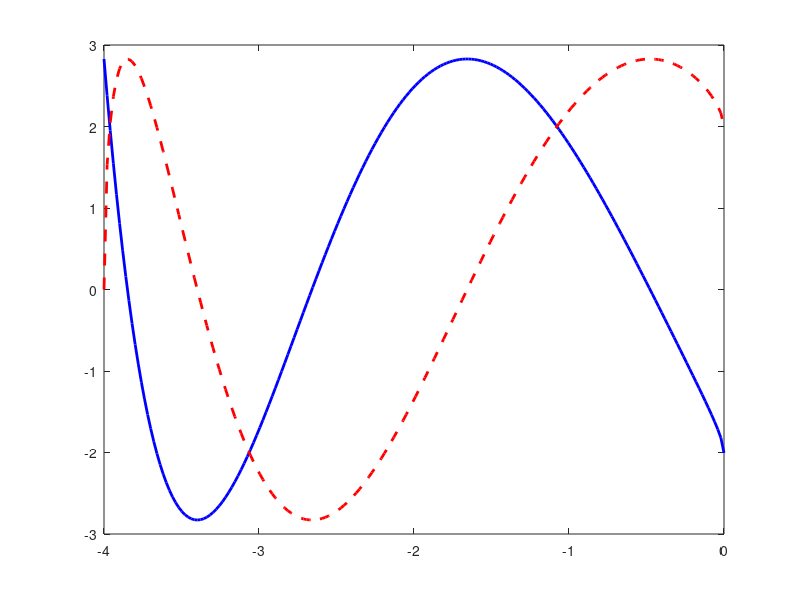

This figure's MATLAB source: (Note: this script raises an error after producing the figure.)
% This script plots the determinant which is to be set to zero
% to ensure non-trivial solutions for the time-independent 
% Schrödinger equation for a particle of unit mass trapped inside a 
% rectangular well potential.
% 
% There are two input-parameters: The "height" of the well, V_0,
% and the width w of the well. As this is to be a well, not a barrier
% V_0 must be negative
%
% The zero points of the functions indicate admissible, quantized
% energies
%
% The input-parameters are hard-coded initially.

% Input parameters
V0 = -4;        % Negative debth
w = 5;          % Widht

% Energy vector
Npoints = 200;
Energies = linspace(V0, 0, Npoints);

% kappa vector (derived from energy vector)
kappaVector = sqrt(-2*Energies);

% k vector (derived from energy vector)
kVector = sqrt(2*(Energies-V0));

% Determinant corresponding to the symmetric wave function
DetSymm = kappaVector.*cos(kVector*w/2) - kVector.*sin(kVector*w/2);

% Determinant corresponding to the anti-symmetric wave function
DetAntiSymm = kappaVector.*sin(kVector*w/2) + kVector.*cos(kVector*w/2);

% Plot the functions which are to be zero
plot(Energies, DetSymm, 'b-', 'linewidth', 2)
hold on
plot(Energies, DetAntiSymm, 'r--', 'linewidth', 2)
yline(0, 'k-');
hold off
grid on
set(gca, 'fontsize', 15)
xlabel('Energy')

% Estimate roots by brute force and write them to screen
for n = 2:Npoints
  if DetSymm(n)*DetSymm(n-1)<0 | DetAntiSymm(n)*DetAntiSymm(n-1)<0
    disp(['Permissible energy: ', ...
        num2str((Energies(n)+Energies(n-1))/2)])
  end
end
